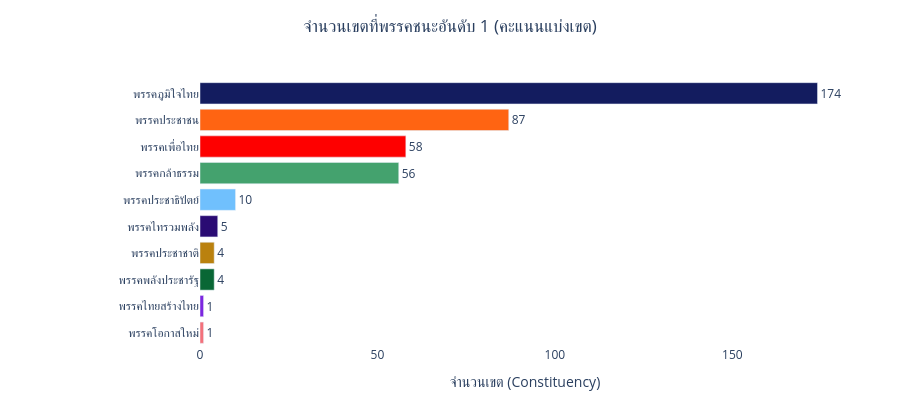

Notebook source saved alongside this figure:
### Code cell
zonewin_summary = zonewin_summary.sort_values(by='zone', ascending=False)

fig = px.bar(
    zonewin_summary,
    x='zone',                  
    y='Winner_Party',            
    orientation='h',             
    color='Winner_Party',       
    color_discrete_map=party_colors, 
    text='zone',                
    title='จำนวนเขตที่พรรคชนะอันดับ 1 (คะแนนแบ่งเขต)',
    labels={'Winner_Party': 'ชื่อพรรค', 'zone': 'จำนวนเขตที่ชนะ'},
    height=max(400, len(zonewin_summary) * 40) 
)

fig.update_layout(
    showlegend=False,
    margin=dict(l=200, r=50, t=80, b=50), 
    xaxis_title="จำนวนเขต (Constituency)",
    yaxis_title="",
    plot_bgcolor='white',
    title={
        'y':0.95,
        'x':0.5,
        'xanchor': 'center',
        'yanchor': 'top'
    }
)

# 4. ปรับตำแหน่งตัวเลขบนแท่ง
fig.update_traces(
    textposition='outside', 
    cliponaxis=False
)

fig.show()

### Figure 1 — Plotly figure (JSON) as saved in the notebook; plotly's stock layout.template omitted (floating-point values rounded to 4 significant figures)
{"data": [{"cliponaxis": false, "hovertemplate": "ชื่อพรรค=%{y}<br>จำนวนเขตที่ชนะ=%{text}<extra></extra>", "legendgroup": "พรรคภูมิใจไทย", "marker": {"color": "#131c5f", "pattern": {"shape": ""}}, "name": "พรรคภูมิใจไทย", "orientation": "h", "showlegend": true, "text": [174.0], "textposition": "outside", "type": "bar", "x": [174], "xaxis": "x", "y": ["พรรคภูมิใจไทย"], "yaxis": "y"}, {"cliponaxis": false, "hovertemplate": "ชื่อพรรค=%{y}<br>จำนวนเขตที่ชนะ=%{text}<extra></extra>", "legendgroup": "พรรคประชาชน", "marker": {"color": "#ff6412", "pattern": {"shape": ""}}, "name": "พรรคประชาชน", "orientation": "h", "showlegend": true, "text": [87.0], "textposition": "outside", "type": "bar", "x": [87], "xaxis": "x", "y": ["พรรคประชาชน"], "yaxis": "y"}, {"cliponaxis": false, "hovertemplate": "ชื่อพรรค=%{y}<br>จำนวนเขตที่ชนะ=%{text}<extra></extra>", "legendgroup": "พรรคเพื่อไทย", "marker": {"color": "#fe0000", "pattern": {"shape": ""}}, "name": "พรรคเพื่อไทย", "orientation": "h", "showlegend": true, "text": [58.0], "textposition": "outside", "type": "bar", "x": [58], "xaxis": "x", "y": ["พรรคเพื่อไทย"], "yaxis": "y"}, {"cliponaxis": false, "hovertemplate": "ชื่อพรรค=%{y}<br>จำนวนเขตที่ชนะ=%{text}<extra></extra>", "legendgroup": "พรรคกล้าธรรม", "marker": {"color": "#44a26e", "pattern": {"shape": ""}}, "name": "พรรคกล้าธรรม", "orientation": "h", "showlegend": true, "text": [56.0], "textposition": "outside", "type": "bar", "x": [56], "xaxis": "x", "y": ["พรรคกล้าธรรม"], "yaxis": "y"}, {"cliponaxis": false, "hovertemplate": "ชื่อพรรค=%{y}<br>จำนวนเขตที่ชนะ=%{text}<extra></extra>", "legendgroup": "พรรคประชาธิปัตย์", "marker": {"color": "#70c0fd", "pattern": {"shape": ""}}, "name": "พรรคประชาธิปัตย์", "orientation": "h", "showlegend": true, "text": [10.0], "textposition": "outside", "type": "bar", "x": [10], "xaxis": "x", "y": ["พรรคประชาธิปัตย์"], "yaxis": "y"}, {"cliponaxis": false, "hovertemplate": "ชื่อพรรค=%{y}<br>จำนวนเขตที่ชนะ=%{text}<extra></extra>", "legendgroup": "พรรคไทรวมพลัง", "marker": {"color": "#2a0b73", "pattern": {"shape": ""}}, "name": "พรรคไทรวมพลัง", "orientation": "h", "showlegend": true, "text": [5.0], "textposition": "outside", "type": "bar", "x": [5], "xaxis": "x", "y": ["พรรคไทรวมพลัง"], "yaxis": "y"}, {"cliponaxis": false, "hovertemplate": "ชื่อพรรค=%{y}<br>จำนวนเขตที่ชนะ=%{text}<extra></extra>", "legendgroup": "พรรคประชาชาติ", "marker": {"color": "#ba810e", "pattern": {"shape": ""}}, "name": "พรรคประชาชาติ", "orientation": "h", "showlegend": true, "text": [4.0], "textposition": "outside", "type": "bar", "x": [4], "xaxis": "x", "y": ["พรรคประชาชาติ"], "yaxis": "y"}, {"cliponaxis": false, "hovertemplate": "ชื่อพรรค=%{y}<br>จำนวนเขตที่ชนะ=%{text}<extra></extra>", "legendgroup": "พรรคพลังประชารัฐ", "marker": {"color": "#096735", "pattern": {"shape": ""}}, "name": "พรรคพลังประชารัฐ", "orientation": "h", "showlegend": true, "text": [4.0], "textposition": "outside", "type": "bar", "x": [4], "xaxis": "x", "y": ["พรรคพลังประชารัฐ"], "yaxis": "y"}, {"cliponaxis": false, "hovertemplate": "ชื่อพรรค=%{y}<br>จำนวนเขตที่ชนะ=%{text}<extra></extra>", "legendgroup": "พรรคไทยสร้างไทย", "marker": {"color": "#7c26df", "pattern": {"shape": ""}}, "name": "พรรคไทยสร้างไทย", "orientation": "h", "showlegend": true, "text": [1.0], "textposition": "outside", "type": "bar", "x": [1], "xaxis": "x", "y": ["พรรคไทยสร้างไทย"], "yaxis": "y"}, {"cliponaxis": false, "hovertemplate": "ชื่อพรรค=%{y}<br>จำนวนเขตที่ชนะ=%{text}<extra></extra>", "legendgroup": "พรรคโอกาสใหม่", "marker": {"color": "#f3717b", "pattern": {"shape": ""}}, "name": "พรรคโอกาสใหม่", "orientation": "h", "showlegend": true, "text": [1.0], "textposition": "outside", "type": "bar", "x": [1], "xaxis": "x", "y": ["พรรคโอกาสใหม่"], "yaxis": "y"}], "layout": {"barmode": "relative", "height": 400, "legend": {"title": {"text": "ชื่อพรรค"}, "tracegroupgap": 0}, "margin": {"b": 50, "l": 200, "r": 50, "t": 80}, "plot_bgcolor": "white", "showlegend": false, "title": {"text": "จำนวนเขตที่พรรคชนะอันดับ 1 (คะแนนแบ่งเขต)", "x": 0.5, "xanchor": "center", "y": 0.95, "yanchor": "top"}, "xaxis": {"anchor": "y", "domain": [0, 1], "title": {"text": "จำนวนเขต (Constituency)"}}, "yaxis": {"anchor": "x", "categoryarray": ["พรรคโอกาสใหม่", "พรรคไทยสร้างไทย", "พรรคพลังประชารัฐ", "พรรคประชาชาติ", "พรรคไทรวมพลัง", "พรรคประชาธิปัตย์", "พรรคกล้าธรรม", "พรรคเพื่อไทย", "พรรคประชาชน", "พรรคภูมิใจไทย"], "categoryorder": "array", "domain": [0, 1], "title": {"text": ""}}}}
